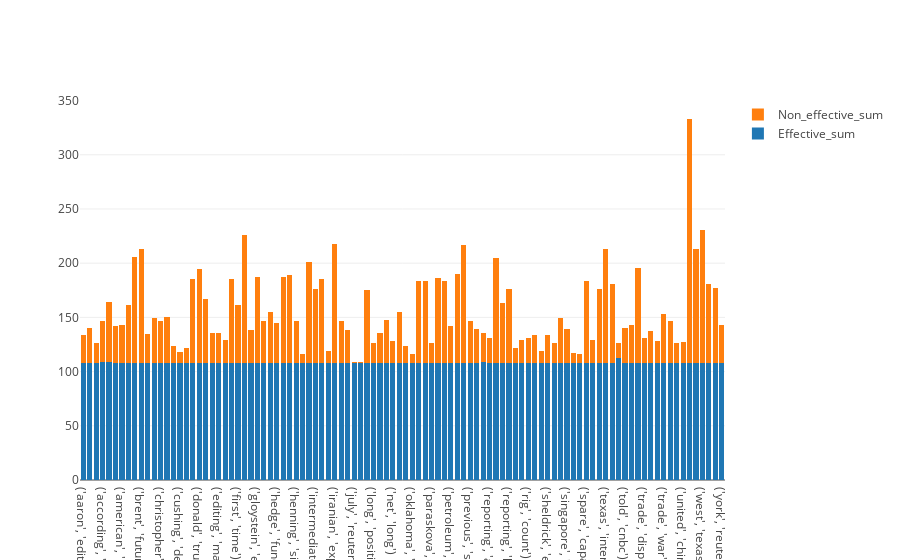

Notebook code for this chart:
### Markdown cell above
### 1. Visualize Test Data

### Code cell
effective_vs = test_df.loc[prediction==1]
non_effective_vs = test_df.loc[prediction!=1]
pairwise_dictionary = list(test_df.columns[1:-1])
trace1 = go.Bar(
    x=pairwise_dictionary,
    y=list(effective_vs.sum()[1:-1].values),
    name='Effective_sum'
)
trace2 = go.Bar(
    x=pairwise_dictionary,
    y=list(non_effective_vs.sum()[1:-1].values),
    name='Non_effective_sum'
)

data = [trace1, trace2]
layout = go.Layout(
    barmode='stack'
)

fig = go.Figure(data=data, layout=layout)
iplot(fig, filename='stacked-bar')

### Figure 1 — Plotly figure (JSON) as saved in the notebook; plotly's stock layout.template omitted (floating-point values rounded to 4 significant figures)
{"data": [{"name": "Effective_sum", "type": "bar", "x": ["('aaron', 'editing')", "('aaron', 'sheldrick')", "('aaron', 'tokyo')", "('according', 'data')", "('additional', 'reporting')", "('american', 'institute')", "('american', 'petroleum')", "('benchmark', 'brent')", "('brent', 'cents')", "('brent', 'futures')", "('brent', 'rose')", "('christopher', 'johnson')", "('christopher', 'london')", "('click', 'enlarge')", "('countries', 'russia')", "('cushing', 'delivery')", "('cushing', 'oklahoma')", "('data', 'showed')", "('donald', 'trump')", "('economic', 'growth')", "('editing', 'choy')", "('editing', 'marguerita')", "('edt', 'gmt')", "('exporting', 'countries')", "('first', 'time')", "('futures', 'cents')", "('futures', 'rose')", "('gloystein', 'editing')", "('gloystein', 'singapore')", "('gmt', 'cents')", "('hedge', 'funds')", "('henning', 'editing')", "('henning', 'gloystein')", "('henning', 'singapore')", "('including', 'russia')", "('information', 'administration')", "('intermediate', 'futures')", "('intermediate', 'wti')", "('inventories', 'fell')", "('iranian', 'exports')", "('johnson', 'london')", "('joseph', 'radford')", "('july', 'reuters')", "('june', 'reuters')", "('london', 'reuters')", "('long', 'positions')", "('marguerita', 'choy')", "('middle', 'east')", "('net', 'long')", "('next', 'month')", "('nuclear', 'deal')", "('oklahoma', 'delivery')", "('organization', 'exporting')", "('organization', 'petroleum')", "('paraskova', 'reads')", "('petroleum', 'countries')", "('petroleum', 'exporting')", "('petroleum', 'institute')", "('president', 'donald')", "('president', 'trump')", "('previous', 'session')", "('producers', 'russia')", "('record', 'high')", "('reporting', 'aaron')", "('reporting', 'editing')", "('reporting', 'gloystein')", "('reporting', 'henning')", "('reporting', 'sheldrick')", "('reuters', 'rose')", "('rig', 'count')", "('rose', 'cents')", "('second', 'half')", "('sheldrick', 'editing')", "('sheldrick', 'tokyo')", "('singapore', 'editing')", "('singapore', 'reuters')", "('sources', 'reuters')", "('sources', 'told')", "('spare', 'capacity')", "('states', 'china')", "('texas', 'futures')", "('texas', 'intermediate')", "('texas', 'wti')", "('third', 'quarter')", "('told', 'cnbc')", "('told', 'reuters')", "('top', 'reads')", "('trade', 'dispute')", "('trade', 'tensions')", "('trade', 'united')", "('trade', 'war')", "('trump', 'administration')", "('tsvetana', 'reads')", "('united', 'china')", "('united', 'states')", "('west', 'intermediate')", "('west', 'texas')", "('west', 'wti')", "('wti', 'futures')", "('york', 'reuters')"], "y": [108, 108, 108, 109, 109, 108, 108, 108, 108, 108, 108, 108, 108, 108, 108, 108, 108, 108, 108, 108, 108, 108, 108, 108, 108, 108, 108, 108, 108, 108, 108, 108, 108, 108, 108, 108, 108, 108, 108, 108, 108, 108, 108, 108, 108, 108, 108, 108, 108, 108, 108, 108, 108, 108, 108, 108, 108, 108, 108, 108, 108, 108, 109, 108, 108, 108, 108, 108, 108, 108, 108, 108, 108, 108, 108, 108, 108, 108, 108, 108, 108, 108, 108, 113, 108, 108, 108, 108, 108, 108, 108, 108, 108, 108, 108, 108, 108, 108, 108, 108]}, {"name": "Non_effective_sum", "type": "bar", "x": ["('aaron', 'editing')", "('aaron', 'sheldrick')", "('aaron', 'tokyo')", "('according', 'data')", "('additional', 'reporting')", "('american', 'institute')", "('american', 'petroleum')", "('benchmark', 'brent')", "('brent', 'cents')", "('brent', 'futures')", "('brent', 'rose')", "('christopher', 'johnson')", "('christopher', 'london')", "('click', 'enlarge')", "('countries', 'russia')", "('cushing', 'delivery')", "('cushing', 'oklahoma')", "('data', 'showed')", "('donald', 'trump')", "('economic', 'growth')", "('editing', 'choy')", "('editing', 'marguerita')", "('edt', 'gmt')", "('exporting', 'countries')", "('first', 'time')", "('futures', 'cents')", "('futures', 'rose')", "('gloystein', 'editing')", "('gloystein', 'singapore')", "('gmt', 'cents')", "('hedge', 'funds')", "('henning', 'editing')", "('henning', 'gloystein')", "('henning', 'singapore')", "('including', 'russia')", "('information', 'administration')", "('intermediate', 'futures')", "('intermediate', 'wti')", "('inventories', 'fell')", "('iranian', 'exports')", "('johnson', 'london')", "('joseph', 'radford')", "('july', 'reuters')", "('june', 'reuters')", "('london', 'reuters')", "('long', 'positions')", "('marguerita', 'choy')", "('middle', 'east')", "('net', 'long')", "('next', 'month')", "('nuclear', 'deal')", "('oklahoma', 'delivery')", "('organization', 'exporting')", "('organization', 'petroleum')", "('paraskova', 'reads')", "('petroleum', 'countries')", "('petroleum', 'exporting')", "('petroleum', 'institute')", "('president', 'donald')", "('president', 'trump')", "('previous', 'session')", "('producers', 'russia')", "('record', 'high')", "('reporting', 'aaron')", "('reporting', 'editing')", "('reporting', 'gloystein')", "('reporting', 'henning')", "('reporting', 'sheldrick')", "('reuters', 'rose')", "('rig', 'count')", "('rose', 'cents')", "('second', 'half')", "('sheldrick', 'editing')", "('sheldrick', 'tokyo')", "('singapore', 'editing')", "('singapore', 'reuters')", "('sources', 'reuters')", "('sources', 'told')", "('spare', 'capacity')", "('states', 'china')", "('texas', 'futures')", "('texas', 'intermediate')", "('texas', 'wti')", "('third', 'quarter')", "('told', 'cnbc')", "('told', 'reuters')", "('top', 'reads')", "('trade', 'dispute')", "('trade', 'tensions')", "('trade', 'united')", "('trade', 'war')", "('trump', 'administration')", "('tsvetana', 'reads')", "('united', 'china')", "('united', 'states')", "('west', 'intermediate')", "('west', 'texas')", "('west', 'wti')", "('wti', 'futures')", "('york', 'reuters')"], "y": [26, 32, 18, 38, 55, 34, 35, 53, 98, 105, 27, 41, 39, 42, 16, 10, 14, 77, 87, 59, 28, 28, 21, 77, 53, 118, 30, 79, 39, 47, 37, 79, 81, 39, 8, 93, 68, 77, 11, 110, 39, 30, 1, 1, 67, 18, 28, 40, 20, 47, 16, 8, 76, 76, 18, 78, 76, 34, 82, 109, 39, 31, 27, 23, 97, 55, 68, 14, 21, 23, 26, 11, 26, 18, 41, 31, 9, 8, 76, 21, 68, 105, 73, 13, 32, 35, 88, 23, 29, 20, 45, 39, 18, 19, 225, 105, 123, 73, 69, 35]}], "layout": {"barmode": "stack"}}
